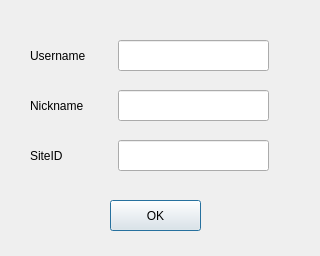
<?xml version="1.0" encoding="UTF-8"?>
<ui version="4.0">
 <class>accountInfo</class>
 <widget class="QDialog" name="accountInfo">
  <property name="geometry">
   <rect>
    <x>0</x>
    <y>0</y>
    <width>320</width>
    <height>256</height>
   </rect>
  </property>
  <property name="windowTitle">
   <string>Dialog</string>
  </property>
  <widget class="QPushButton" name="ok">
   <property name="geometry">
    <rect>
     <x>110</x>
     <y>200</y>
     <width>91</width>
     <height>31</height>
    </rect>
   </property>
   <property name="text">
    <string>OK</string>
   </property>
  </widget>
  <widget class="QLineEdit" name="name">
   <property name="geometry">
    <rect>
     <x>118</x>
     <y>40</y>
     <width>151</width>
     <height>31</height>
    </rect>
   </property>
   <property name="alignment">
    <set>Qt::AlignCenter</set>
   </property>
   <property name="readOnly">
    <bool>true</bool>
   </property>
  </widget>
  <widget class="QLineEdit" name="siteID">
   <property name="geometry">
    <rect>
     <x>118</x>
     <y>140</y>
     <width>151</width>
     <height>31</height>
    </rect>
   </property>
   <property name="alignment">
    <set>Qt::AlignCenter</set>
   </property>
   <property name="readOnly">
    <bool>true</bool>
   </property>
  </widget>
  <widget class="QLineEdit" name="nick">
   <property name="geometry">
    <rect>
     <x>118</x>
     <y>90</y>
     <width>151</width>
     <height>31</height>
    </rect>
   </property>
   <property name="alignment">
    <set>Qt::AlignCenter</set>
   </property>
   <property name="readOnly">
    <bool>true</bool>
   </property>
  </widget>
  <widget class="QLabel" name="labelName">
   <property name="geometry">
    <rect>
     <x>30</x>
     <y>45</y>
     <width>81</width>
     <height>21</height>
    </rect>
   </property>
   <property name="text">
    <string>Username</string>
   </property>
  </widget>
  <widget class="QLabel" name="labelNickname">
   <property name="geometry">
    <rect>
     <x>30</x>
     <y>90</y>
     <width>81</width>
     <height>31</height>
    </rect>
   </property>
   <property name="text">
    <string>Nickname</string>
   </property>
  </widget>
  <widget class="QLabel" name="labelSiteID">
   <property name="geometry">
    <rect>
     <x>30</x>
     <y>145</y>
     <width>81</width>
     <height>21</height>
    </rect>
   </property>
   <property name="text">
    <string>SiteID</string>
   </property>
  </widget>
 </widget>
 <resources/>
 <connections>
  <connection>
   <sender>ok</sender>
   <signal>clicked()</signal>
   <receiver>accountInfo</receiver>
   <slot>accept()</slot>
   <hints>
    <hint type="sourcelabel">
     <x>155</x>
     <y>225</y>
    </hint>
    <hint type="destinationlabel">
     <x>159</x>
     <y>127</y>
    </hint>
   </hints>
  </connection>
 </connections>
</ui>
